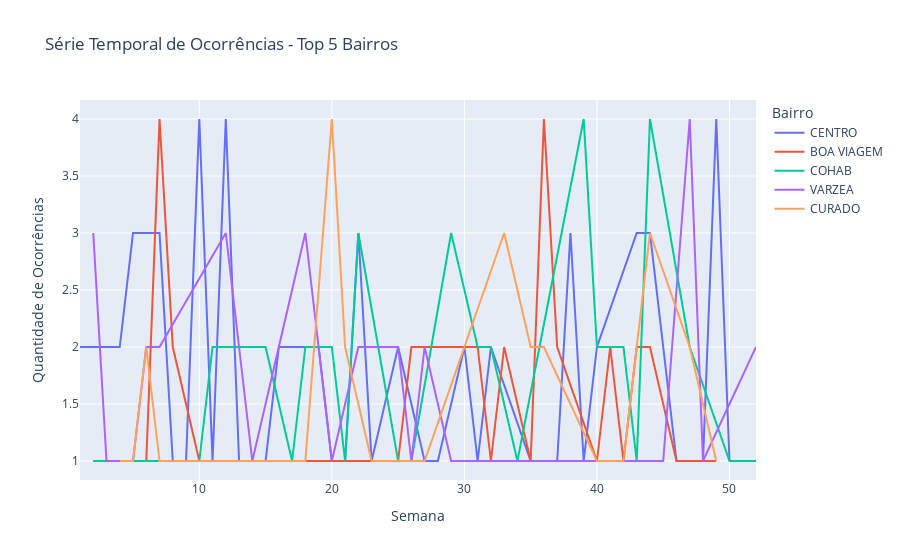

The code cell stored with this chart in its notebook:
### Code cell
# Identificar os 5 bairros com mais ocorrências
top_5_bairros = df1.groupby("neighborhood")["occurrence"].sum().sort_values(ascending=False).head(5).index.tolist()

# Filtrar dados apenas dos top 5 bairros
df_top5 = df1[df1["neighborhood"].isin(top_5_bairros)]

# Agrupar por semana e bairro
agrupado_serie = df_top5.groupby(["week", "neighborhood"])["occurrence"].sum().reset_index()

# Criar gráfico de série temporal
fig = px.line(agrupado_serie, 
              x='week', 
              y='occurrence', 
              color='neighborhood',
              title='Série Temporal de Ocorrências - Top 5 Bairros',
              labels={'week': 'Semana', 'occurrence': 'Quantidade de Ocorrências', 'neighborhood': 'Bairro'})
fig.show()

### Figure 1 — Plotly figure (JSON) as saved in the notebook; plotly's stock layout.template omitted (floating-point values rounded to 4 significant figures)
{"data": [{"hovertemplate": "Bairro=CENTRO<br>Semana=%{x}<br>Quantidade de Ocorrências=%{y}<extra></extra>", "legendgroup": "CENTRO", "line": {"color": "#636efa", "dash": "solid"}, "marker": {"symbol": "circle"}, "mode": "lines", "name": "CENTRO", "orientation": "v", "showlegend": true, "type": "scatter", "x": [1, 2, 4, 5, 7, 8, 9, 10, 11, 12, 13, 15, 16, 17, 18, 19, 20, 21, 22, 23, 25, 27, 28, 30, 31, 32, 35, 37, 38, 39, 40, 43, 44, 46, 48, 49, 50], "xaxis": "x", "y": [2, 2, 2, 3, 3, 1, 1, 4, 1, 4, 1, 1, 2, 2, 2, 2, 1, 1, 3, 1, 2, 1, 1, 2, 1, 2, 1, 1, 3, 1, 2, 3, 3, 1, 1, 4, 1], "yaxis": "y"}, {"hovertemplate": "Bairro=BOA VIAGEM<br>Semana=%{x}<br>Quantidade de Ocorrências=%{y}<extra></extra>", "legendgroup": "BOA VIAGEM", "line": {"color": "#EF553B", "dash": "solid"}, "marker": {"symbol": "circle"}, "mode": "lines", "name": "BOA VIAGEM", "orientation": "v", "showlegend": true, "type": "scatter", "x": [2, 3, 6, 7, 8, 10, 11, 13, 14, 16, 17, 19, 20, 21, 22, 23, 25, 26, 31, 32, 33, 35, 36, 37, 40, 41, 42, 43, 44, 46, 49], "xaxis": "x", "y": [1, 1, 1, 4, 2, 1, 1, 1, 1, 1, 1, 1, 1, 1, 1, 1, 1, 2, 2, 1, 2, 1, 4, 2, 1, 2, 1, 2, 2, 1, 1], "yaxis": "y"}, {"hovertemplate": "Bairro=COHAB<br>Semana=%{x}<br>Quantidade de Ocorrências=%{y}<extra></extra>", "legendgroup": "COHAB", "line": {"color": "#00cc96", "dash": "solid"}, "marker": {"symbol": "circle"}, "mode": "lines", "name": "COHAB", "orientation": "v", "showlegend": true, "type": "scatter", "x": [2, 3, 4, 8, 10, 11, 14, 15, 17, 18, 20, 21, 22, 25, 26, 29, 31, 32, 34, 39, 40, 42, 43, 44, 47, 50, 51, 52], "xaxis": "x", "y": [1, 1, 1, 1, 1, 2, 2, 2, 1, 2, 2, 1, 3, 1, 1, 3, 2, 2, 1, 4, 2, 2, 1, 4, 2, 1, 1, 1], "yaxis": "y"}, {"hovertemplate": "Bairro=VARZEA<br>Semana=%{x}<br>Quantidade de Ocorrências=%{y}<extra></extra>", "legendgroup": "VARZEA", "line": {"color": "#ab63fa", "dash": "solid"}, "marker": {"symbol": "circle"}, "mode": "lines", "name": "VARZEA", "orientation": "v", "showlegend": true, "type": "scatter", "x": [2, 3, 4, 5, 6, 7, 12, 14, 16, 18, 19, 20, 22, 25, 26, 27, 29, 30, 35, 36, 40, 43, 45, 47, 48, 52], "xaxis": "x", "y": [3, 1, 1, 1, 2, 2, 3, 1, 2, 3, 2, 1, 2, 2, 1, 2, 1, 1, 1, 1, 1, 1, 1, 4, 1, 2], "yaxis": "y"}, {"hovertemplate": "Bairro=CURADO<br>Semana=%{x}<br>Quantidade de Ocorrências=%{y}<extra></extra>", "legendgroup": "CURADO", "line": {"color": "#FFA15A", "dash": "solid"}, "marker": {"symbol": "circle"}, "mode": "lines", "name": "CURADO", "orientation": "v", "showlegend": true, "type": "scatter", "x": [4, 5, 6, 7, 8, 9, 10, 14, 16, 18, 20, 21, 23, 24, 25, 27, 33, 35, 36, 40, 42, 44, 47, 49], "xaxis": "x", "y": [1, 1, 2, 1, 1, 1, 1, 1, 1, 1, 4, 2, 1, 1, 1, 1, 3, 2, 2, 1, 1, 3, 2, 1], "yaxis": "y"}], "layout": {"legend": {"title": {"text": "Bairro"}, "tracegroupgap": 0}, "title": {"text": "Série Temporal de Ocorrências - Top 5 Bairros"}, "xaxis": {"anchor": "y", "domain": [0, 1], "title": {"text": "Semana"}}, "yaxis": {"anchor": "x", "domain": [0, 1], "title": {"text": "Quantidade de Ocorrências"}}}}
